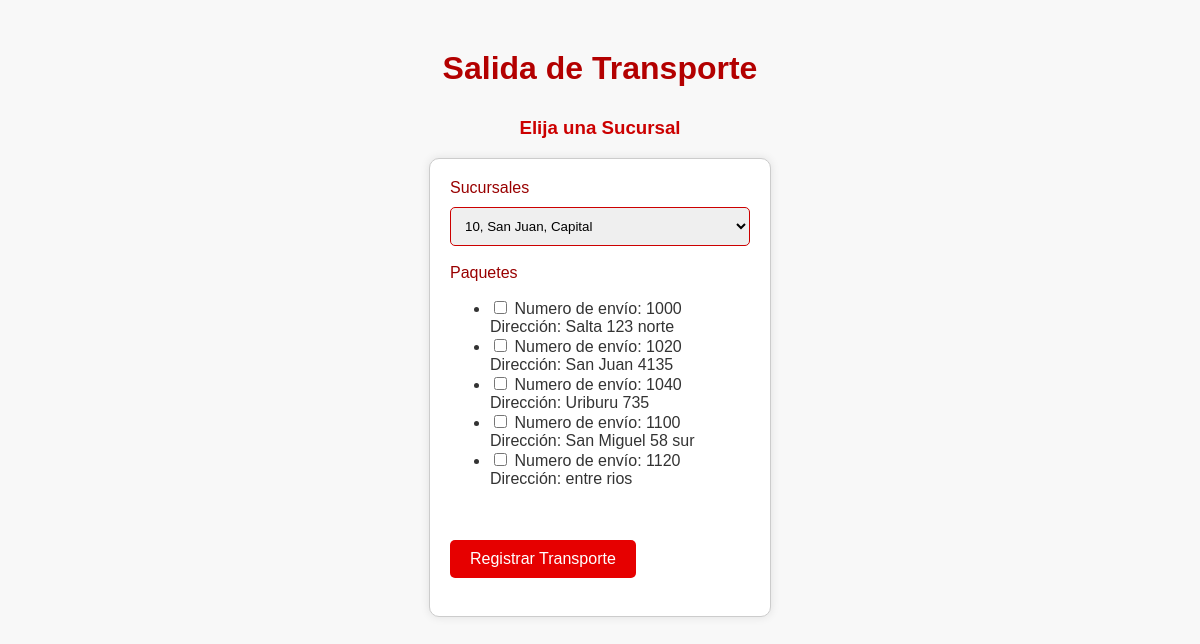
Screenshot of /SeleccionarTransporte with the database file from the repository.
### models.py (models this page shows)
class Paquete(db.Model):
    __tablename__ = 'paquete'
    id = db.Column(db.Integer, primary_key = True)
    numeroenvio = db.Column(db.Integer, unique = True)
    peso = db.Column(db.Integer, nullable = False)
    nomdestinatario = db.Column(db.String(60), nullable = False)
    dirdestinatario = db.Column(db.String(100), nullable = False)
    entregado = db.Column(db.Boolean, default = 0)
    observaciones = db.Column(db.String(100), nullable=True)
    idsucursal = db.Column(db.Integer, db.ForeignKey('sucursal.id'))
    idtransporte = db.Column(db.Integer, db.ForeignKey('transporte.id'))
    idrepartidor = db.Column(db.Integer, db.ForeignKey('repartidor.id'))

### app.py (the view, shortened to what this page needs)
@app.route('/SeleccionarTransporte', methods = ['GET', 'POST'])
def SeleccionarTransporte():
    idsucursal = request.form.get('sucursales')
    numerotransporte = random.randint(300, 600)
    fechahorasalida = datetime.now()
    fechahorallegada = None
    if not idsucursal:
        return render_template('SeleccionarTransporte.html', sucursales = Sucursal.query.order_by(Sucursal.numero).all(), paquetes = Paquete.query.filter_by(entregado = 0, idrepartidor=0).all())
    elif not numerotransporte or not fechahorasalida:
        return render_template('aviso.html', aviso = "Error al Seleccionar Transporte")

### templates/SeleccionarTransporte.html
<!DOCTYPE html>
<html>
    <head>
        <link rel="stylesheet" href="{{ url_for('static', filename='css/estilos.css')}}">
        <h1>Salida de Transporte</h1>
        <body>
            <h3>Elija una Sucursal</h3>
            <form action = "http://127.0.0.1:5000/SeleccionarTransporte" method = "POST">
                <label for = "sucursales">Sucursales</label> <br>
                <select id = "sucursales" name = "sucursales" widht = "600px">
                    {% for sucursal in sucursales %}
                    <option value = "{{ sucursal.id }}">{{ sucursal.numero}}, {{sucursal.provincia}}, {{ sucursal.localidad}}</option>
                    {% endfor %}
                </select>
                <br><br>
                <label for = "paquetes">Paquetes</label><br>
                <ul>
                    {% for paquete in paquetes %}
                        <li>
                            <input type = "checkbox" name = "paquetes_selec[]" value = "{{ paquete.id }}">
                            Numero de envío: {{paquete.numeroenvio}}   Dirección: {{paquete.dirdestinatario}}
                        </li>
                    {% endfor %}
                </ul>
                <br><br>
                <input class = "button1" type = "submit" value = "Registrar Transporte">
                <br><br>
            </form>
        </body>
    </head>
</html>

### static/css/estilos.css (style rules this page uses)
body { font-family: Arial, sans-serif; background-color: #f8f8f8; color: #333; margin: 0; padding: 0; }
h1 { color: #b30000; text-align: center; margin-top: 50px; }
h3 { color: #cc0000; text-align: center; margin-top: 30px; }
form { width: 300px; margin: 0 auto; padding: 20px; border: 1px solid #ccc; border-radius: 10px; background-color: #ffffff; box-shadow: 0 0 10px rgba(0, 0, 0, 0.1); }
label { font-size: 16px; color: #990000; }
select { width: 100%; padding: 10px; margin-top: 10px; border: 1px solid #cc0000; border-radius: 5px; }
.button1 { background-color: #e60000; color: #ffffff; padding: 10px 20px; border: none; border-radius: 5px; cursor: pointer; font-size: 16px; }

### rows the page displays
Paquete: numeroenvio "1000", dirdestinatario "Salta 123 norte"
Paquete: numeroenvio "1020", dirdestinatario "San Juan 4135"
Paquete: numeroenvio "1040", dirdestinatario "Uriburu 735"
Paquete: numeroenvio "1100", dirdestinatario "San Miguel 58 sur"
Paquete: numeroenvio "1120", dirdestinatario "entre rios"

### other values shown
form field sucursales "10, San Juan, Capital"
